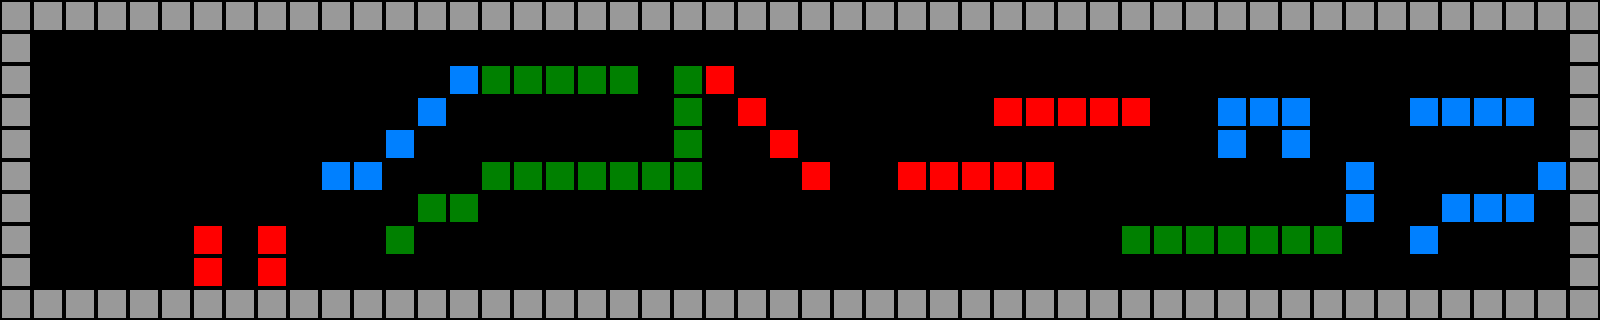

A level layout from a 2D game, rendered from its tile map. Below: a short description, then the map file with tile-grid data replaced by summaries:
An orthogonal 50x10 tile map with 32x32 px tiles, 2 tile layers (GroundLayer, BackgroundLayer).

<map version="1.0" orientation="orthogonal" renderorder="right-down" width="50" height="10" tilewidth="32" tileheight="32" nextobjectid="1">
 <tileset firstgid="1" name="sts" tilewidth="32" tileheight="32">
  <image source="sampletileset.png" width="64" height="64" />
 </tileset>
 <layer name="GroundLayer" width="50" height="10">
  <data>[500 cells, 180 non-empty, 4 distinct tile ids]</data>
 </layer>
 <layer name="BackgroundLayer" width="50" height="10">
  <data>[500 cells, 0 non-empty, 0 distinct tile ids]</data>
 </layer>
</map>